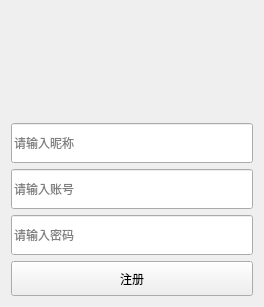
<?xml version="1.0" encoding="UTF-8"?>
<ui version="4.0">
 <class>Register</class>
 <widget class="QWidget" name="Register">
  <property name="geometry">
   <rect>
    <x>0</x>
    <y>0</y>
    <width>264</width>
    <height>299</height>
   </rect>
  </property>
  <property name="windowTitle">
   <string>Form</string>
  </property>
  <layout class="QVBoxLayout" name="verticalLayout">
   <item>
    <widget class="QLabel" name="hint">
     <property name="minimumSize">
      <size>
       <width>0</width>
       <height>20</height>
      </size>
     </property>
     <property name="text">
      <string/>
     </property>
    </widget>
   </item>
   <item>
    <widget class="QLabel" name="icon">
     <property name="minimumSize">
      <size>
       <width>80</width>
       <height>80</height>
      </size>
     </property>
     <property name="maximumSize">
      <size>
       <width>80</width>
       <height>80</height>
      </size>
     </property>
     <property name="text">
      <string/>
     </property>
    </widget>
   </item>
   <item>
    <widget class="QLineEdit" name="nick">
     <property name="minimumSize">
      <size>
       <width>0</width>
       <height>40</height>
      </size>
     </property>
     <property name="placeholderText">
      <string>请输入昵称</string>
     </property>
    </widget>
   </item>
   <item>
    <widget class="QLineEdit" name="account">
     <property name="minimumSize">
      <size>
       <width>0</width>
       <height>40</height>
      </size>
     </property>
     <property name="placeholderText">
      <string>请输入账号</string>
     </property>
    </widget>
   </item>
   <item>
    <widget class="QLineEdit" name="password">
     <property name="minimumSize">
      <size>
       <width>0</width>
       <height>40</height>
      </size>
     </property>
     <property name="echoMode">
      <enum>QLineEdit::EchoMode::Password</enum>
     </property>
     <property name="placeholderText">
      <string>请输入密码</string>
     </property>
    </widget>
   </item>
   <item>
    <widget class="QPushButton" name="btn_reg">
     <property name="minimumSize">
      <size>
       <width>0</width>
       <height>35</height>
      </size>
     </property>
     <property name="text">
      <string>注册</string>
     </property>
    </widget>
   </item>
   <item>
    <spacer name="verticalSpacer">
     <property name="orientation">
      <enum>Qt::Orientation::Vertical</enum>
     </property>
     <property name="sizeHint" stdset="0">
      <size>
       <width>20</width>
       <height>10</height>
      </size>
     </property>
    </spacer>
   </item>
  </layout>
 </widget>
 <resources/>
 <connections/>
</ui>
